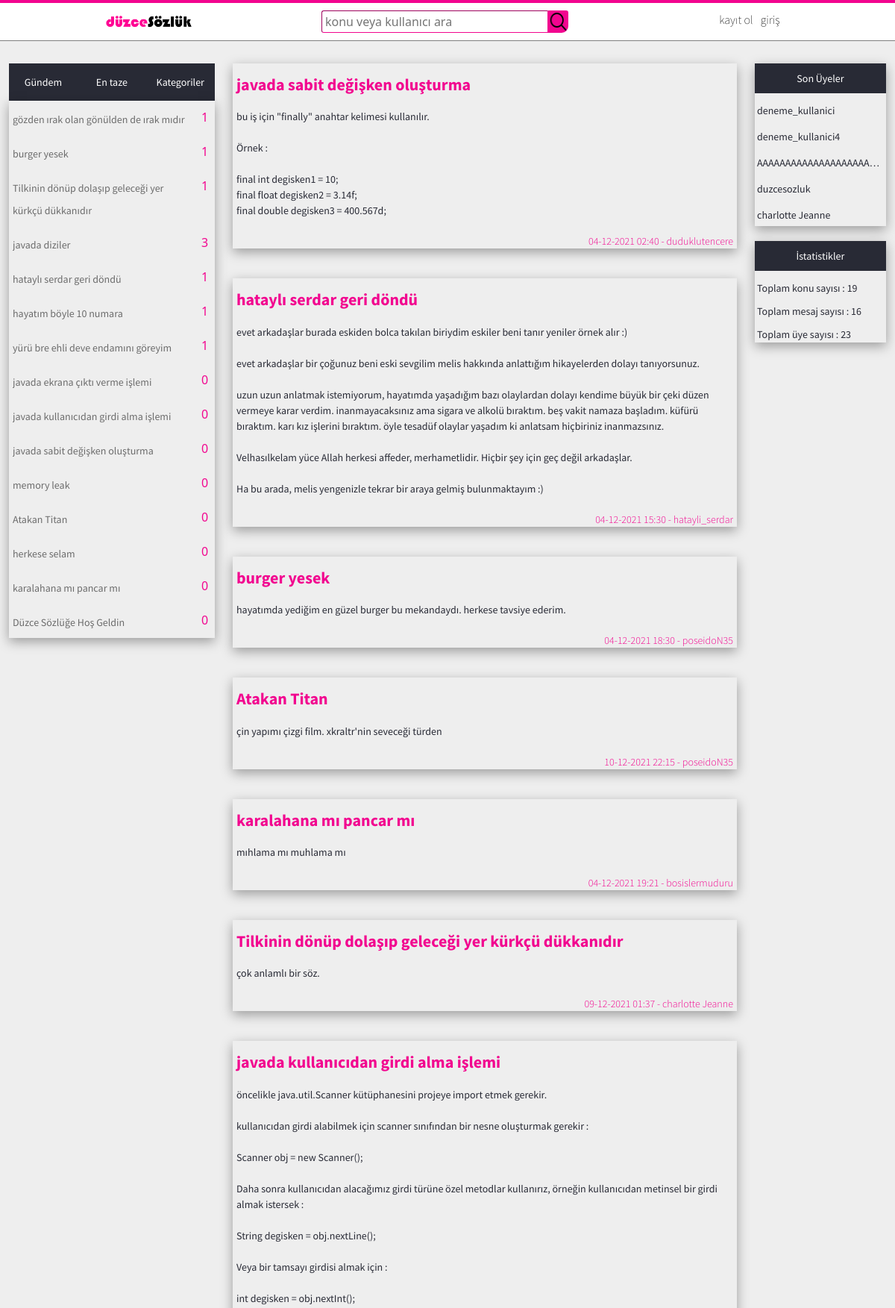
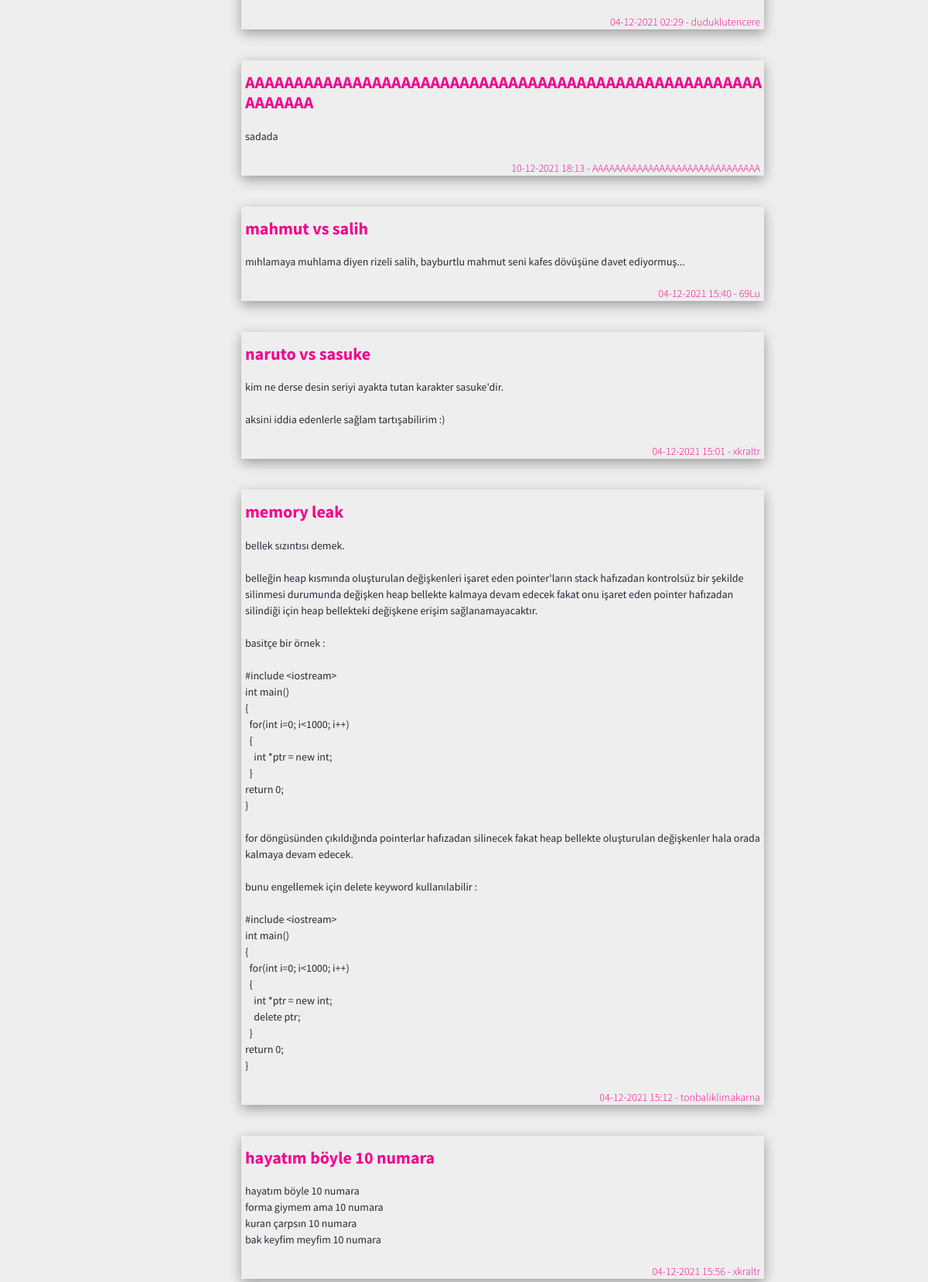
The page / (upper part) on the database its author committed (2 pictures, top to bottom).
### tables this page shows
CREATE TABLE IF NOT EXISTS `konular` (
  `id` int(11) NOT NULL AUTO_INCREMENT,
  `konu_baslik` varchar(60) NOT NULL,
  `konu_icerik` text NOT NULL,
  `user` varchar(30) NOT NULL,
  `tarih` varchar(30) NOT NULL,
  `tarihal` datetime NOT NULL DEFAULT CURRENT_TIMESTAMP,
  `mesajsayisi` int(11) NOT NULL DEFAULT '0',
  `likesayisi` int(11) NOT NULL DEFAULT '0',
  `dislikesayisi` int(11) NOT NULL DEFAULT '0',
  `konu_turu` varchar(60) NOT NULL DEFAULT 'tanimlanmamis',
  PRIMARY KEY (`id`),
  UNIQUE KEY `konu_baslik` (`konu_baslik`)
);

CREATE TABLE IF NOT EXISTS `uyeler` (
  `id` int(11) NOT NULL AUTO_INCREMENT,
  `mail` varchar(40) NOT NULL,
  `kullaniciadi` varchar(30) NOT NULL,
  `sifre` varchar(30) NOT NULL,
  `rutbe` varchar(9) NOT NULL DEFAULT 'uye',
  `bandurumu` tinyint(1) NOT NULL,
  `pp` text,
  `hakkinda` text NOT NULL,
  `kayitOlmaTarihi` varchar(30) NOT NULL,
  `sonGorulmeTarihi` varchar(30) NOT NULL,
  PRIMARY KEY (`id`),
  UNIQUE KEY `kullaniciadi` (`kullaniciadi`)
);

### masterpage.php (the view, shortened to what the rows shown need)
<?php
   require_once("kutuphane.php");
   $kategoriKonuLimiti = 15;
   $sagbarLimit = 5;
   $sagbarSorgusu = $baglanti->prepare("SELECT * FROM uyeler ORDER BY id DESC LIMIT :limitt");
   $sagbarSorgusu->bindParam(':limitt',$sagbarLimit,PDO::PARAM_INT);
   $sagbarSorgusu->fetch(PDO::FETCH_ASSOC);
   $sagbarSorgusu->execute();
?>
<!DOCTYPE html>
<html lang="tr">
   <head>
      <link rel="stylesheet" type="text/css" href="css/bootstrap.min.css">
      <link rel="stylesheet" type="text/css" href="css/duSozlukCss.css">
   </head>
   <body>
      <div class="container-fluid">
         <div class="row">
            <div class="d-none d-sm-block col-12 col-sm-12  col-lg-3">
               <div class="yanbar">
                  <div class="yanbar-gundem" id="gundem">
                     <?php
                        $limit =$kategoriKonuLimiti;
                        $sorgu = $baglanti->prepare("SELECT * FROM konular ORDER BY likesayisi*0.40 + mesajsayisi*0.20 - dislikesayisi*0.40 DESC LIMIT :limitt");
                        $sorgu->bindParam(':limitt',$limit,PDO::PARAM_INT);
                        $sorgu->fetch(PDO::FETCH_ASSOC);
                        $sorgu->execute();
                        if ($sorgu->rowCount()>0)
                        {
                        	foreach($sorgu as $row)
                        	{
                        		?>
                              <div class="yanbar-gundem-konular">
                                 <a class="yanbar-gundem-konular-mesajsayaci"><?php echo $row['mesajsayisi']; ?>
                                 </a>
                                 <ul>
                                    <li><a href="konular/<?php echo seo_link($row['konu_baslik']).'/'.$row['id'];?>">  <?php print_r($row['konu_baslik']);?></a></li>
                                 </ul>
                              </div><?php
                           }
                        }
                        ?>
                  </div>
                     <?php
                        $limit =$kategoriKonuLimiti;
                        $sorgu = $baglanti->prepare("SELECT * FROM konular ORDER BY tarihal DESC LIMIT :limitt");
                        $sorgu->bindParam(':limitt',$limit,PDO::PARAM_INT);
                        $sorgu->fetch(PDO::FETCH_ASSOC);
                        $sorgu->execute();
                        if ($sorgu->rowCount()>0)
                        {
                           foreach($sorgu as $row)
                           {
                              ?>
                           <li><a href="konular/<?php echo seo_link($row['konu_baslik']).'/'.$row['id'];?>"><?php print_r(htmlentities($row['konu_baslik']));?></a></li>
                     <?php
                        }
                        }
                        ?>
                     <?php
                        $limit =$kategoriKonuLimiti;
                        $konu_turu="Yasam";
                        $sorgu = $baglanti->prepare("SELECT * FROM konular WHERE konu_turu=:konu_turu ORDER BY mesajsayisi DESC LIMIT :limitt");
                        $sorgu->bindParam(':limitt',$limit,PDO::PARAM_INT);
                        $sorgu->bindParam(':konu_turu',$konu_turu,PDO::PARAM_STR);
                        $sorgu->fetch(PDO::FETCH_ASSOC);
                        $sorgu->execute();
                        if ($sorgu->rowCount()>0)
                        {
                           foreach($sorgu as $row)
                           {
                              ?>
                                    <li><a href="konular/<?php echo seo_link($row['konu_baslik']).'/'.$row['id'];?>"> <?php print_r(htmlentities($row['konu_baslik']));?></a></li>
                              </div><?php
                           }
                        }
                        else if($sorgu->rowCount()==0)
                        {
                           echo "Bu kategoriye ait hiç konu açılmamış.";
                        }
                        ?>
                     <?php
                        $limit =$kategoriKonuLimiti;
                        $konu_turu="Spor";
                        $sorgu = $baglanti->prepare("SELECT * FROM konular WHERE konu_turu=:konu_turu ORDER BY mesajsayisi DESC LIMIT :limitt");
                        $sorgu->bindParam(':limitt',$limit,PDO::PARAM_INT);
                        $sorgu->bindParam(':konu_turu',$konu_turu,PDO::PARAM_STR);
                        $sorgu->fetch(PDO::FETCH_ASSOC);
                        $sorgu->execute();
                        if ($sorgu->rowCount()>0)
                        {
                           foreach($sorgu as $row)
                           {
                              ?>
                                    <li><a href="konular/<?php echo seo_link($row['konu_baslik']).'/'.$row['id'];?>">  <?php print_r(htmlentities($row['konu_baslik']));?></a></li>
                              </div><?php
                           }
                        }
                        else if($sorgu->rowCount()==0)
                        {
                           echo "Bu kategoriye ait hiç konu açılmamış.";
                        }
                        ?>
                     <?php
                        $limit =$kategoriKonuLimiti;
                        $konu_turu="Muzik";
                        $sorgu = $baglanti->prepare("SELECT * FROM konular WHERE konu_turu=:konu_turu ORDER BY mesajsayisi DESC LIMIT :limitt");
                        $sorgu->bindParam(':limitt',$limit,PDO::PARAM_INT);
                        $sorgu->bindParam(':konu_turu',$konu_turu,PDO::PARAM_STR);
                        $sorgu->fetch(PDO::FETCH_ASSOC);
                        $sorgu->execute();
                        if ($sorgu->rowCount()>0)
                        {
                           foreach($sorgu as $row)
                           {
                              ?>
                                    <li><a href="konular/<?php echo seo_link($row['konu_baslik']).'/'.$row['id'];?>">  <?php print_r(htmlentities($row['konu_baslik']));?></a></li>
                              </div><?php
                           }
                        }
                        else if($sorgu->rowCount()==0)
                        {
                           echo "Bu kategoriye ait hiç konu açılmamış.";
                        }
                        ?>
                     <?php
                        $limit =$kategoriKonuLimiti;
                        $konu_turu="Universite";
                        $sorgu = $baglanti->prepare("SELECT * FROM konular WHERE konu_turu=:konu_turu ORDER BY mesajsayisi DESC LIMIT :limitt");
                        $sorgu->bindParam(':limitt',$limit,PDO::PARAM_INT);
                        $sorgu->bindParam(':konu_turu',$konu_turu,PDO::PARAM_STR);
                        $sorgu->fetch(PDO::FETCH_ASSOC);
                        $sorgu->execute();
                        if ($sorgu->rowCount()>0)
                        {
                           foreach($sorgu as $row)
                           {
                              ?>
                                    <li><a href="konular/<?php echo seo_link($row['konu_baslik']).'/'.$row['id'];?>">  <?php print_r(htmlentities($row['konu_baslik']));?></a></li>
                              </div><?php
                           }
                        }
                        else if($sorgu->rowCount()==0)
                        {
                           echo "Bu kategoriye ait hiç konu açılmamış.";
                        }
                        ?>
                     <?php
                        $limit =$kategoriKonuLimiti;
                        $konu_turu="Anime";
                        $sorgu = $baglanti->prepare("SELECT * FROM konular WHERE konu_turu=:konu_turu ORDER BY mesajsayisi DESC LIMIT :limitt");
                        $sorgu->bindParam(':limitt',$limit,PDO::PARAM_INT);
                        $sorgu->bindParam(':konu_turu',$konu_turu,PDO::PARAM_STR);
                        $sorgu->fetch(PDO::FETCH_ASSOC);
                        $sorgu->execute();
                        if ($sorgu->rowCount()>0)
                        {
                           foreach($sorgu as $row)
                           {
                              ?>
                                    <li><a href="konular/<?php echo seo_link($row['konu_baslik']).'/'.$row['id'];?>">  <?php print_r(htmlentities($row['konu_baslik']));?></a></li>
                              </div><?php
                           }
                        }
                        else if($sorgu->rowCount()==0)
                        {
                           echo "Bu kategoriye ait hiç konu açılmamış.";
                        }
                        ?>
                     <?php
                        $limit =$kategoriKonuLimiti;
                        $konu_turu="Genel";
                        $sorgu = $baglanti->prepare("SELECT * FROM konular WHERE konu_turu=:konu_turu ORDER BY mesajsayisi DESC LIMIT :limitt");
                        $sorgu->bindParam(':limitt',$limit,PDO::PARAM_INT);
                        $sorgu->bindParam(':konu_turu',$konu_turu,PDO::PARAM_STR);
                        $sorgu->fetch(PDO::FETCH_ASSOC);
                        $sorgu->execute();
                        if ($sorgu->rowCount()>0)
                        {
                           foreach($sorgu as $row)
                           {
                              ?>
                                    <li><a href="konular/<?php echo seo_link($row['konu_baslik']).'/'.$row['id'];?>">  <?php print_r(htmlentities($row['konu_baslik']));?></a></li>
                              </div><?php
                           }
                        }
                        else if($sorgu->rowCount()==0)
                        {
                           echo "Bu kategoriye ait hiç konu açılmamış.";
                        }
                        ?>
               </div>
            </div>
            <div class="col-12 col-sm-12 col-lg-7">
                <div class="main-maincont">
                    <?php
                    @include_once ($content);
                    ?>
                </div>
            </div>
            <div class="col-12 col-sm-12 col-lg-2">
               <div class="sagbar">
                  <div class="sagbar-div">
                        <?php
                        if ($sagbarSorgusu->rowCount()>0)
                        {
                           foreach($sagbarSorgusu as $row)
                           {
                              ?>
                              <div style="width: 100%; height: 30px;">
                                 <?php
                                 if(isset($_SESSION['girisyapankullanici']))
                                 {
                                    ?>
                                    <a href="profil/<?php echo seo_link($row['kullaniciadi']);?>" class="sagbar-yazilar"><?php echo htmlentities($row['kullaniciadi']);?></a>
                                    <?php
                                 }
                                 else
                                 {
                                    ?>
                                    <a href="giris.php?pq=0" class="sagbar-yazilar"><?php echo htmlentities($row['kullaniciadi']);?></a>
                                    <?php
                                 }
                                 ?>
                              </div>
                              <?php
                           }
                        }
                        ?>
                  </div>
               </div>
               </div>
            </div>
         </div>
   </body>
</html>

### contents/index-content.php (shortened to what the rows shown need)
<?php
    $kategori = $_GET['kategori'];
    $rastgeleLimit = 20;
    $ilkgirisRastgeleSorgusu = $baglanti->prepare("SELECT * FROM konular ORDER BY rand() LIMIT :limitt");
    $ilkgirisRastgeleSorgusu->bindParam(":limitt",$rastgeleLimit,PDO::PARAM_INT);
    $ilkgirisRastgeleSorgusu->execute();
?>
<div class="index-content-div">
    <?php
    if(!isset($kategori))
    {
        foreach($ilkgirisRastgeleSorgusu as $row)
        {
            ?>
            <div id="index-konu">
                <h3 id="index-konu-baslik">
                    <a href="konular/<?php echo seo_link($row['konu_baslik'])."/".$row['id']; ?>"><?php print_r($row['konu_baslik']); ?></a>
                </h3>
                <p id="index-konu-icerik"><?php print_r(htmlentities($row['konu_icerik']));?></p>
                <div class="row">
                    <div class="col-12 col-sm-12 col-lg-12">
                        <div id="index-yazar-kimlik">
                            <?php
                            if(isset($_SESSION['girisyapankullanici']))
                            {
                                ?>
                                <a href="profil/<?php echo seo_link($row['user']);?>"><?php echo $row['tarih']." "." "."-"." ".$row['user']; ?></a>
                                <?php
                            }
                            else
                            {
                                ?>
                                <a href="../giris.php?pq=0"><?php echo $row['tarih']." "." "."-"." ".$row['user']; ?></a>
                                <?php
                            }
                            ?>
                        </div>
                    </div>
                </div>
            </div>
            <div class="index-ghost-div"></div>
            <?php
        }
    }
                ?>
</div>

### rows shown on the page
konular: mesajsayisi "1", value "gözden ırak olan gönülden de ırak mıdır"
konular: mesajsayisi "1", value "burger yesek", value "burger yesek hayatımda yediğim en güzel burger bu mekandaydı. herkese tavsiye ederim.", tarih "04-12-2021 18:30", user "poseidoN35"
konular: mesajsayisi "1", value "Tilkinin dönüp dolaşıp geleceği yer kürkçü dükkanıdır", value "Tilkinin dönüp dolaşıp geleceği yer kürkçü dükkanıdır çok anlamlı bir söz.", tarih "09-12-2021 01:37", user "charlotte Jeanne"
konular: mesajsayisi "3", value "javada diziler"
konular: mesajsayisi "1", value "hataylı serdar geri döndü", value "hataylı serdar geri döndü evet arkadaşlar burada eskiden bolca takılan biriydim eskiler beni tanır yeniler örnek alır :) evet arkadaşlar bir çoğunuz beni eski sevgilim melis hakkında anlattığım hikayelerden dolayı tanıyorsunuz. uzun uzun anlatmak istemiyorum, hayatımda yaşadığım bazı olaylardan dolayı kendime büyük bir çeki düzen vermeye karar verdim. inanmayacaksınız ama sigara ve alkolü bıraktım. beş vakit namaza başladım. küfürü bıraktım. karı kız işlerini bıraktım. öyle tesadüf olaylar yaşadım ki anlatsam hiçbiriniz inanmazsınız. Velhasılkelam yüce Allah herkesi affeder, merhametlidir. Hiçbir şey için geç değil arkadaşlar. Ha bu arada, melis yengenizle tekrar bir araya gelmiş…", tarih "04-12-2021 15:30", user "hatayli_serdar"
konular: mesajsayisi "1", value "hayatım böyle 10 numara", value "hayatım böyle 10 numara hayatım böyle 10 numara forma giymem ama 10 numara kuran çarpsın 10 numara bak keyfim meyfim 10 numara", tarih "04-12-2021 15:56", user "xkraltr"
konular: mesajsayisi "1", value "yürü bre ehli deve endamını göreyim"
konular: mesajsayisi "0", value "javada ekrana çıktı verme işlemi"
konular: mesajsayisi "0", value "javada kullanıcıdan girdi alma işlemi", value "javada kullanıcıdan girdi alma işlemi öncelikle java.util.Scanner kütüphanesini projeye import etmek gerekir. kullanıcıdan girdi alabilmek için scanner sınıfından bir nesne oluşturmak gerekir : Scanner obj = new Scanner(); Daha sonra kullanıcıdan alacağımız girdi türüne özel metodlar kullanırız, örneğin kullanıcıdan metinsel bir girdi almak istersek : String degisken = obj.nextLine(); Veya bir tamsayı girdisi almak için : int degisken = obj.nextInt();", tarih "04-12-2021 02:29", user "duduklutencere"
konular: mesajsayisi "0", value "javada sabit değişken oluşturma", value "javada sabit değişken oluşturma bu iş için \"finally\" anahtar kelimesi kullanılır. Örnek : final int degisken1 = 10; final float degisken2 = 3.14f; final double degisken3 = 400.567d;", tarih "04-12-2021 02:40", user "duduklutencere"
konular: mesajsayisi "0", value "memory leak", value "memory leak bellek sızıntısı demek. belleğin heap kısmında oluşturulan değişkenleri işaret eden pointer'ların stack hafızadan kontrolsüz bir şekilde silinmesi durumunda değişken heap bellekte kalmaya devam edecek fakat onu işaret eden pointer hafızadan silindiği için heap bellekteki değişkene erişim sağlanamayacaktır. basitçe bir örnek : #include <iostream> int main() { for(int i=0; i<1000; i++) { int *ptr = new int; } return 0; } for döngüsünden çıkıldığında pointerlar hafızadan silinecek fakat heap bellekte oluşturulan değişkenler hala orada kalmaya devam edecek. bunu engellemek için delete keyword kullanılabilir : #include <iostream> int main() { for(int i=0; i<1000; i++) { int *ptr =…", tarih "04-12-2021 15:12", user "tonbaliklimakarna"
konular: mesajsayisi "0", value "Atakan Titan", value "Atakan Titan çin yapımı çizgi film. xkraltr'nin seveceği türden", tarih "10-12-2021 22:15", user "poseidoN35"
konular: mesajsayisi "0", value "herkese selam"
konular: mesajsayisi "0", value "karalahana mı pancar mı", value "karalahana mı pancar mı mıhlama mı muhlama mı", tarih "04-12-2021 19:21", user "bosislermuduru"
konular: mesajsayisi "0", value "Düzce Sözlüğe Hoş Geldin"
konular: value "AAAAAAAAAAAAAAAAAAAAAAAAAAAAAAAAAAAAAAAAAAAAAAAAAAAAAAAAAAAA sadada", tarih "10-12-2021 18:13", user "AAAAAAAAAAAAAAAAAAAAAAAAAAAAAA"
konular: value "mahmut vs salih mıhlamaya muhlama diyen rizeli salih, bayburtlu mahmut seni kafes dövüşüne davet ediyormuş...", tarih "04-12-2021 15:40", user "69Lu"
konular: value "naruto vs sasuke kim ne derse desin seriyi ayakta tutan karakter sasuke'dir. aksini iddia edenlerle sağlam tartışabilirim :)", tarih "04-12-2021 15:01", user "xkraltr"
uyeler: kullaniciadi "deneme_kullanici"
uyeler: kullaniciadi "deneme_kullanici4"
uyeler: kullaniciadi "AAAAAAAAAAAAAAAAAAAA…"
uyeler: kullaniciadi "duzcesozluk"
uyeler: kullaniciadi "charlotte Jeanne"

### other values the page prints
$toplamkonusayisi "19"
$toplammesajsayisi "16"
$toplamuyesayisi "23"
